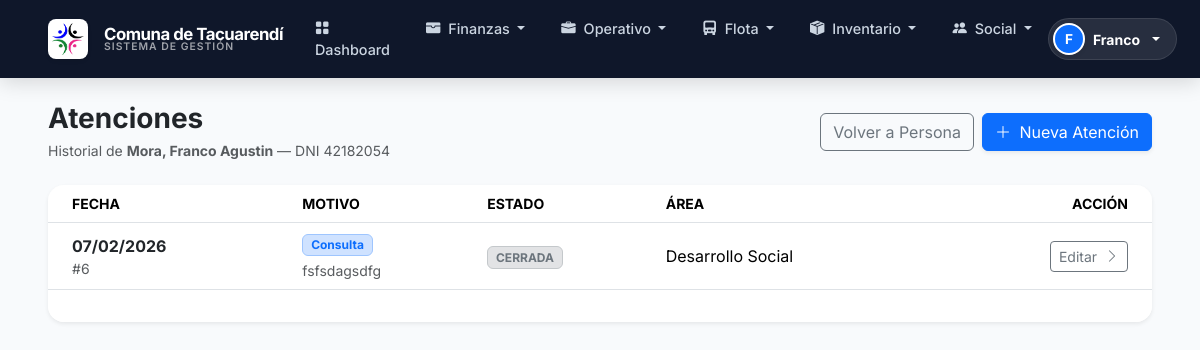
Page /personas/1042/atenciones/ (signed in) on the committed database.
### finanzas/models.py (models this page shows, shortened)
class Beneficiario(models.Model):
    TIPO_VINCULO_NINGUNO = "NINGUNO"
    TIPO_VINCULO_PLANTA = "PLANTA"
    TIPO_VINCULO_JORNAL = "JORNAL"
    TIPO_VINCULO_EVENTUAL = "EVENTUAL"
    TIPO_VINCULO_HONORARIO = "HONORARIO"
    TIPO_VINCULO_CHOICES = [
        (TIPO_VINCULO_NINGUNO, "Sin vínculo"),
        (TIPO_VINCULO_PLANTA, "Planta"),
        (TIPO_VINCULO_JORNAL, "Jornal"),
        (TIPO_VINCULO_EVENTUAL, "Eventual"),
        (TIPO_VINCULO_HONORARIO, "Honorarios"),
    ]
    nombre = models.CharField(max_length=100)
    apellido = models.CharField(max_length=100)
    dni = models.CharField(max_length=20, blank=True, db_index=True)
    fecha_nacimiento = models.DateField(null=True, blank=True)
    direccion = models.CharField(max_length=255, blank=True)
    barrio = models.CharField(max_length=100, blank=True)
    telefono = models.CharField(max_length=50, blank=True)
    notas = models.TextField(blank=True, help_text="Observaciones generales sobre la situación social")
    paga_servicios = models.BooleanField(default=False)
    detalle_servicios = models.CharField(max_length=255, blank=True)
    tipo_vinculo = models.CharField(max_length=20, choices=TIPO_VINCULO_CHOICES, default=TIPO_VINCULO_NINGUNO)
    sector_laboral = models.ForeignKey(Area, on_delete=models.SET_NULL, null=True, blank=True, related_name="beneficiarios_laborales")
    fecha_ingreso = models.DateField(null=True, blank=True)
    percibe_beneficio = models.BooleanField(default=False)
    beneficio_detalle = models.CharField(max_length=255, blank=True)
    beneficio_organismo = models.CharField(max_length=120, blank=True)
    beneficio_monto_aprox = models.DecimalField(max_digits=12, decimal_places=2, null=True, blank=True)
    activo = models.BooleanField(default=True)
    created = models.DateTimeField(auto_now_add=True)
    class Meta:
        verbose_name = "Beneficiario"
        verbose_name_plural = "Beneficiarios"
        ordering = ["apellido", "nombre"]
    def __str__(self):
        return f"{self.apellido}, {self.nombre}"

class Atencion(models.Model):
    MOTIVO_CHOICES = [
        ("CONSULTA", "Consulta"),
        ("RECLAMO", "Reclamo"),
        ("SOLICITUD_AYUDA", "Solicitud de ayuda"),
        ("TRAMITE", "Trámite"),
        ("DENUNCIA", "Denuncia"),
        ("OTRO", "Otro"),
    ]
    ESTADO_CHOICES = [("ABIERTA", "Abierta"), ("EN_SEGUIMIENTO", "En seguimiento"), ("CERRADA", "Cerrada")]
    persona = models.ForeignKey(Beneficiario, on_delete=models.SET_NULL, null=True, blank=True, related_name="atenciones")
    persona_nombre = models.CharField(max_length=200, blank=True)
    persona_dni = models.CharField(max_length=20, blank=True)
    persona_barrio = models.CharField(max_length=100, blank=True)
    area = models.ForeignKey(Area, on_delete=models.SET_NULL, null=True, blank=True)
    fecha_atencion = models.DateField(default=timezone.now, db_index=True)
    hora_atencion = models.TimeField(null=True, blank=True)
    motivo_principal = models.CharField(max_length=20, choices=MOTIVO_CHOICES, default="CONSULTA")
    canal = models.CharField(max_length=20, default="PRESENCIAL")
    prioridad = models.CharField(max_length=10, default="MEDIA")
    descripcion = models.TextField(blank=True)
    resultado = models.TextField(blank=True)
    requiere_seguimiento = models.BooleanField(default=False)
    estado = models.CharField(max_length=20, choices=ESTADO_CHOICES, default="CERRADA")
    tarea_seguimiento = models.ForeignKey("agenda.Tarea", on_delete=models.SET_NULL, null=True, blank=True, related_name="atenciones")
    origen_interno = models.CharField(max_length=200, blank=True)
    creado_por = models.ForeignKey(settings.AUTH_USER_MODEL, on_delete=models.SET_NULL, null=True, related_name="atenciones_creadas")
    actualizado_por = models.ForeignKey(settings.AUTH_USER_MODEL, on_delete=models.SET_NULL, null=True, related_name="atenciones_actualizadas")
    fecha_creacion = models.DateTimeField(auto_now_add=True)
    actualizado_en = models.DateTimeField(auto_now=True)
    class Meta:
        verbose_name = "Atención"
        verbose_name_plural = "Atenciones"
        ordering = ["-fecha_atencion", "-id"]

class Area(models.Model):
    nombre = models.CharField(max_length=100)
    descripcion = models.TextField(blank=True)
    activo = models.BooleanField(default=True)
    class Meta:
        verbose_name = "Área"
        verbose_name_plural = "Áreas"
    def __str__(self):
        return self.nombre

### finanzas/views_atenciones.py (the view)
# urls.py: path("personas/<int:pk>/atenciones/", views_atenciones.AtencionBeneficiarioListView.as_view(), name="atencion_beneficiario_list"),
class AtencionBeneficiarioListView(OperadorSocialRequiredMixin, ListView):
    model = Atencion
    template_name = "finanzas/atencion_beneficiario_list.html"
    context_object_name = "atenciones"
    paginate_by = 20
    def get_queryset(self):
        self.beneficiario = get_object_or_404(Beneficiario, pk=self.kwargs["pk"])
        return (
            Atencion.objects
            .filter(persona=self.beneficiario)
            .select_related("area", "creado_por")
            .order_by("-fecha_atencion", "-fecha_creacion")
        )
    def get_context_data(self, **kwargs):
        ctx = super().get_context_data(**kwargs)
        ctx["beneficiario"] = self.beneficiario
        ctx.update(roles_ctx(self.request.user))
        return ctx

### finanzas/context_processors.py (called while the page is built)
def roles_ctx(request):
    if request.user.is_authenticated:
        return get_roles_ctx(request.user)
    return {}

def comuna_ctx(request):
    return {
        "COMUNA_NOMBRE": getattr(settings, "COMUNA_NOMBRE", "Comuna de Tacuarendí"),
        "COMUNA_CUIT": getattr(settings, "COMUNA_CUIT", ""),
        "COMUNA_TELEFONO": getattr(settings, "COMUNA_TELEFONO", ""),
        "COMUNA_EMAIL": getattr(settings, "COMUNA_EMAIL", ""),
        "COMUNA_DIRECCION": getattr(settings, "COMUNA_DOMICILIO", ""),
    }

### finanzas/mixins.py (called while the page is built)
def _tiene_grupo(user, grupos):
    if not user:
        return False
    if not getattr(user, "is_authenticated", False):
        return False
    if user.is_superuser:
        return True
    return user.groups.filter(name__in=grupos).exists()

def es_admin_sistema(user):
    return _tiene_grupo(user, ["ADMIN_SISTEMA", "ADMIN"])

def es_staff_finanzas(user):
    return _tiene_grupo(user, ["Finanzas", "STAFF_FINANZAS", "TESORERIA", "SECRETARIA"])

def es_operador_finanzas(user):
    return _tiene_grupo(user, ["Finanzas", "OPERADOR_FINANZAS", "CAJA", "STAFF_FINANZAS", "ADMIN_SISTEMA"])

def es_operador_social(user):
    grupos_permitidos = [
        "Social",
        "Social Administración",
        "GENEROYNIÑEZ",
        "OPERADOR_SOCIAL",
        "MESA_ENTRADA",
        "STAFF_FINANZAS",
        "ADMIN_SISTEMA"
    ]
    return _tiene_grupo(user, grupos_permitidos)

def es_equipo_genero(user):
    return _tiene_grupo(user, ["GENEROYNIÑEZ", "ADMIN_SISTEMA"])

def puede_ver_historial_economico(user):
    if not user or not user.is_authenticated:
        return False
    if user.is_superuser:
        return True
    grupos_dinero = ["Finanzas", "STAFF_FINANZAS", "TESORERIA", "ADMIN_SISTEMA"]
    return user.groups.filter(name__in=grupos_dinero).exists()

    def dispatch(self, request, *args, **kwargs):
        if not es_operador_social(request.user):
            return self.handle_no_permission()
        return super().dispatch(request, *args, **kwargs)

### finanzas/templates/finanzas/atencion_beneficiario_list.html (shortened to what this page needs)
{% extends "finanzas/base.html" %}
{% load humanize %}
{% block content %}
<div class="d-flex justify-content-between align-items-center flex-wrap gap-2 mb-4">
  <div>
    <h1 class="h3 fw-bold text-dark mb-1">Atenciones</h1>
    <div class="text-muted small">
      Historial de <strong>{{ beneficiario.apellido }}, {{ beneficiario.nombre }}</strong>
      {% if beneficiario.dni %}— DNI {{ beneficiario.dni }}{% endif %}
    </div>
  </div>
  <div class="d-flex gap-2">
    <a href="{% url 'finanzas:persona_detail' beneficiario.pk %}" class="btn btn-outline-secondary">Volver a Persona</a>
    <a href="{% url 'finanzas:atencion_create' %}?persona={{ beneficiario.pk }}&next={{ request.path|urlencode }}"
       class="btn btn-primary shadow-sm">
      <i class="bi bi-plus-lg me-1"></i> Nueva Atención
    </a>
  </div>
</div>
<div class="card border-0 shadow-sm rounded-4 overflow-hidden">
  <div class="table-responsive">
    <table class="table table-hover align-middle mb-0">
      <thead class="bg-light small text-uppercase text-muted">
        <tr>
          <th class="ps-4">Fecha</th>
          <th>Motivo</th>
          <th>Estado</th>
          <th>Área</th>
          <th class="text-end pe-4">Acción</th>
        </tr>
      </thead>
      <tbody>
        {% for a in atenciones %}
        <tr>
          <td class="ps-4">
            <div class="fw-bold text-dark">{{ a.fecha_atencion|date:"d/m/Y" }}</div>
            <div class="small text-muted">#{{ a.id }}</div>
          </td>
          <td>
            <span class="badge bg-primary-subtle text-primary border border-primary-subtle">
              {{ a.get_motivo_principal_display }}
            </span>
            {% if a.descripcion %}
              <div class="small text-muted mt-1">{{ a.descripcion|truncatechars:80 }}</div>
            {% endif %}
          </td>
          <td>
            {% if a.estado == "ABIERTA" %}
              <span class="badge bg-success-subtle text-success border border-success-subtle">ABIERTA</span>
            {% elif a.estado == "EN_SEGUIMIENTO" %}
              <span class="badge bg-warning-subtle text-warning border border-warning-subtle">SEGUIMIENTO</span>
            {% else %}
              <span class="badge bg-secondary-subtle text-secondary border border-secondary-subtle">CERRADA</span>
            {% endif %}
          </td>
          <td>{{ a.area|default:"-" }}</td>
          <td class="text-end pe-4">
            <a href="{% url 'finanzas:atencion_update' a.pk %}?next={{ request.path|urlencode }}"
               class="btn btn-sm btn-outline-secondary">
              Editar <i class="bi bi-chevron-right ms-1"></i>
            </a>
          </td>
        </tr>
        {% endfor %}
      </tbody>
    </table>
  </div>
  <div class="card-footer bg-white border-top-0 py-3">
  </div>
</div>
{% endblock %}

### finanzas/templates/finanzas/base.html (shortened to what this page needs)
{% load static %}
{% load humanize %}
<!doctype html>
<html lang="es" data-bs-theme="light">
  <head>
    <link href="https://cdn.jsdelivr.net/npm/bootstrap@5.3.3/dist/css/bootstrap.min.css" rel="stylesheet">
    <link rel="stylesheet" href="https://cdn.jsdelivr.net/npm/bootstrap-icons@1.11.3/font/bootstrap-icons.min.css">
    <link href="https://cdn.jsdelivr.net/npm/select2@4.1.0-rc.0/dist/css/select2.min.css" rel="stylesheet" />
    <link rel="stylesheet" href="https://cdn.jsdelivr.net/npm/select2-bootstrap-5-theme@1.3.0/dist/select2-bootstrap-5-theme.min.css" />
    <link href="https://cdn.jsdelivr.net/npm/sweetalert2@11/dist/sweetalert2.min.css" rel="stylesheet">
  </head>
  <body>
    <nav class="navbar navbar-expand-lg navbar-dark navbar-glass sticky-top">
      <div class="container-fluid px-lg-5">
        <a class="navbar-brand d-flex align-items-center gap-3" href="{% url 'finanzas:home' %}">
            <div class="logo-box shadow-sm">
                <img src="{% static 'finanzas/img/logo-comuna.png' %}" onerror="this.style.display='none'" alt="Logo" class="logo-img">
            </div>
            <div class="d-flex flex-column lh-1">
                <span style="font-size: 1.05rem;">Comuna de Tacuarendí</span>
                <span class="brand-subtitle">Sistema de Gestión</span>
            </div>
        </a>
        <div class="collapse navbar-collapse" id="mainNav">
          {% if request.user.is_authenticated %}
            <ul class="navbar-nav mx-auto mb-2 mb-lg-0 gap-1 pt-2 pt-lg-0">
              <li class="nav-item">
                <a class="nav-link" href="{% url 'finanzas:dashboard' %}">
                    <i class="bi bi-grid-fill me-1"></i> Dashboard
                </a>
              </li>
              {% if es_operador_finanzas or es_staff_finanzas or es_admin_sistema or es_operador_social %}
              <li class="nav-item dropdown">
                <a class="nav-link dropdown-toggle" href="#" data-bs-toggle="dropdown">
                    <i class="bi bi-wallet-fill me-1"></i> Finanzas
                </a>
              </li>
              {% endif %}
              {% if es_operador_finanzas or es_operador_social or es_admin_sistema %}
              <li class="nav-item dropdown">
                <a class="nav-link dropdown-toggle" href="#" data-bs-toggle="dropdown">
                    <i class="bi bi-briefcase-fill me-1"></i> Operativo
                </a>
              </li>
              {% endif %}
              {% if es_operador_finanzas or es_operador_social or es_admin_sistema %}
              <li class="nav-item dropdown">
                <a class="nav-link dropdown-toggle" href="#" data-bs-toggle="dropdown">
                    <i class="bi bi-truck-front-fill me-1"></i> Flota
                </a>
              </li>
              {% endif %}
              {% if es_operador_finanzas or es_admin_sistema or es_operador_social %}
              <li class="nav-item dropdown">
                <a class="nav-link dropdown-toggle" href="#" data-bs-toggle="dropdown">
                    <i class="bi bi-box-seam-fill me-1"></i> Inventario
                </a>
              </li>
              {% endif %}
              <li class="nav-item dropdown">
                 <a class="nav-link dropdown-toggle" href="#" data-bs-toggle="dropdown">
                    <i class="bi bi-people-fill me-1"></i> Social
                </a>
              </li>
            </ul>
            <div class="d-flex align-items-center gap-3 pt-3 pt-lg-0">
                <div class="dropdown">
                    <a href="#" class="d-flex align-items-center gap-2 text-decoration-none dropdown-toggle p-1 rounded-pill bg-white bg-opacity-10 pe-3 text-white border border-white border-opacity-10 hover-lift" data-bs-toggle="dropdown">
                        <div class="bg-primary text-white rounded-circle d-flex align-items-center justify-content-center fw-bold shadow-sm border border-2 border-white" style="width: 32px; height: 32px; font-size: 0.85rem;">
                            {{ request.user.first_name|slice:":1"|default:request.user.username|slice:":1"|upper }}
                        </div>
                        <span class="small fw-bold">{{ request.user.first_name|default:request.user.username }}</span>
                    </a>
                </div>
            </div>
          {% else %}
            <div class="ms-auto">
                <a href="{% url 'login' %}" class="btn btn-light btn-sm px-4 fw-bold shadow-sm">Ingresar</a>
            </div>
          {% endif %}
        </div>
      </div>
    </nav>
    <main class="flex-grow-1 py-4">
      <div class="container-fluid px-lg-5">
        {% block content %}{% endblock %}
      </div>
    </main>
  </body>
</html>

### finanzas/templates/finanzas/base.html (style rules this page uses)
:root { --font-primary: 'Inter', sans-serif; --primary-color: #0f172a; --bg-body: #f8fafc; --text-main: #020617; --text-muted: #64748b; }
body { font-family: var(--font-primary); background-color: var(--bg-body); color: var(--text-main); min-height: 100vh; display: flex; flex-direction: column; }
.navbar-glass { background: #0f172a; padding: 0.6rem 0; box-shadow: 0 4px 20px rgba(0, 0, 0, 0.15); z-index: 1030; }
.navbar-brand { font-weight: 700; letter-spacing: -0.5px; color: #fff !important; }
.brand-subtitle { font-size: 0.65rem; text-transform: uppercase; letter-spacing: 1px; color: rgba(255,255,255,0.6); font-weight: 600; }
.nav-link { font-weight: 500; font-size: 0.9rem; color: #cbd5e1 !important; padding: 0.5rem 1rem !important; border-radius: 6px; transition: all 0.2s; }
.logo-box { background: white; padding: 4px; border-radius: 8px; display: flex; align-items: center; justify-content: center; height: 40px; width: 40px; }
.logo-img { max-height: 32px; width: auto; }
.card { border: 1px solid #e2e8f0; border-radius: 12px; box-shadow: 0 1px 3px rgba(0,0,0,0.05); }
.hover-lift { transition: transform 0.2s; }

### rows in the picture
Beneficiario: apellido "Mora", nombre "Franco Agustin", dni "42182054"
Atencion: fecha_atencion "07/02/2026", id "6", motivo_principal "Consulta", descripcion "fsfsdagsdfg", estado "CERRADA", area "Desarrollo Social"

### other values in the picture
{{ request.user.first_name|default:request.user.username }} "Franco"
